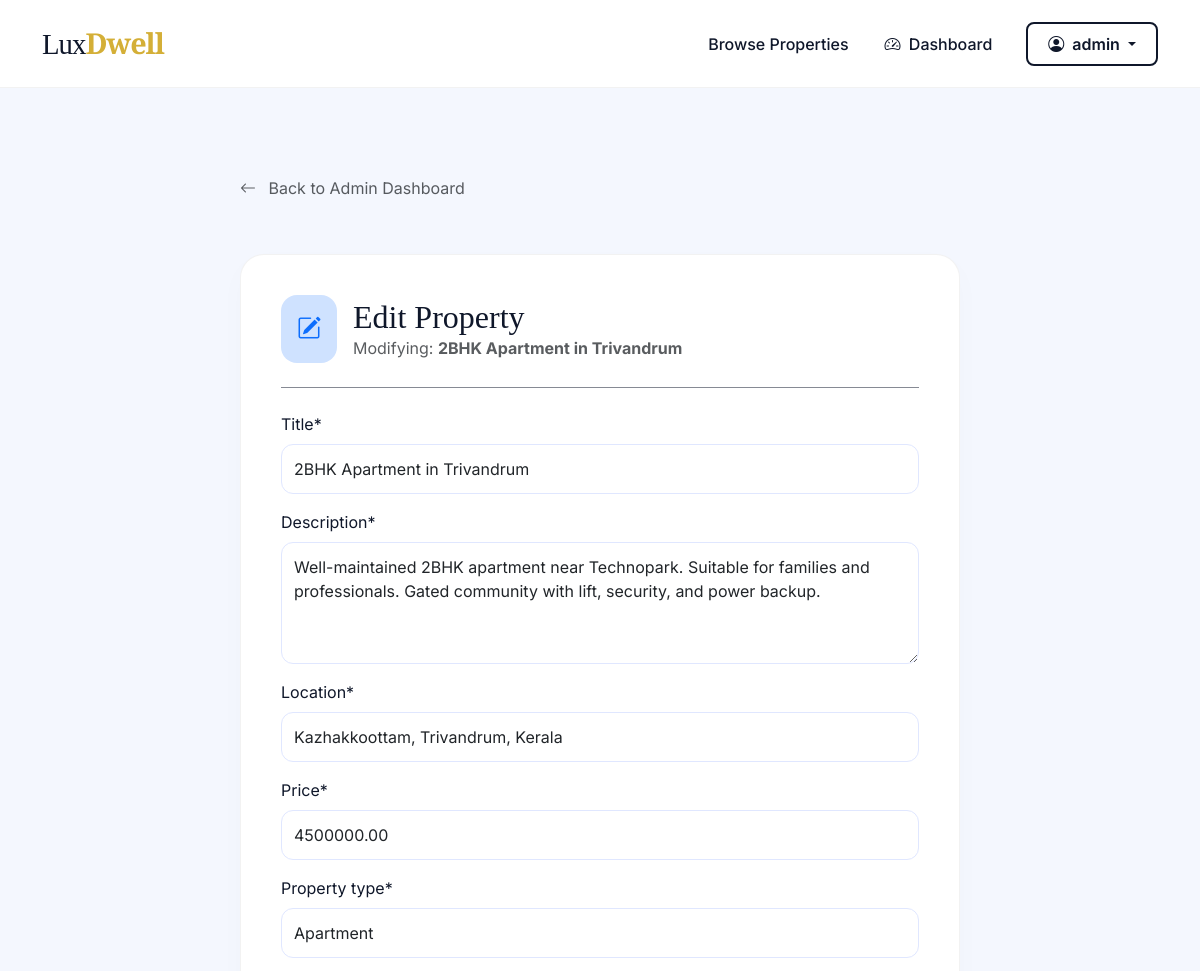
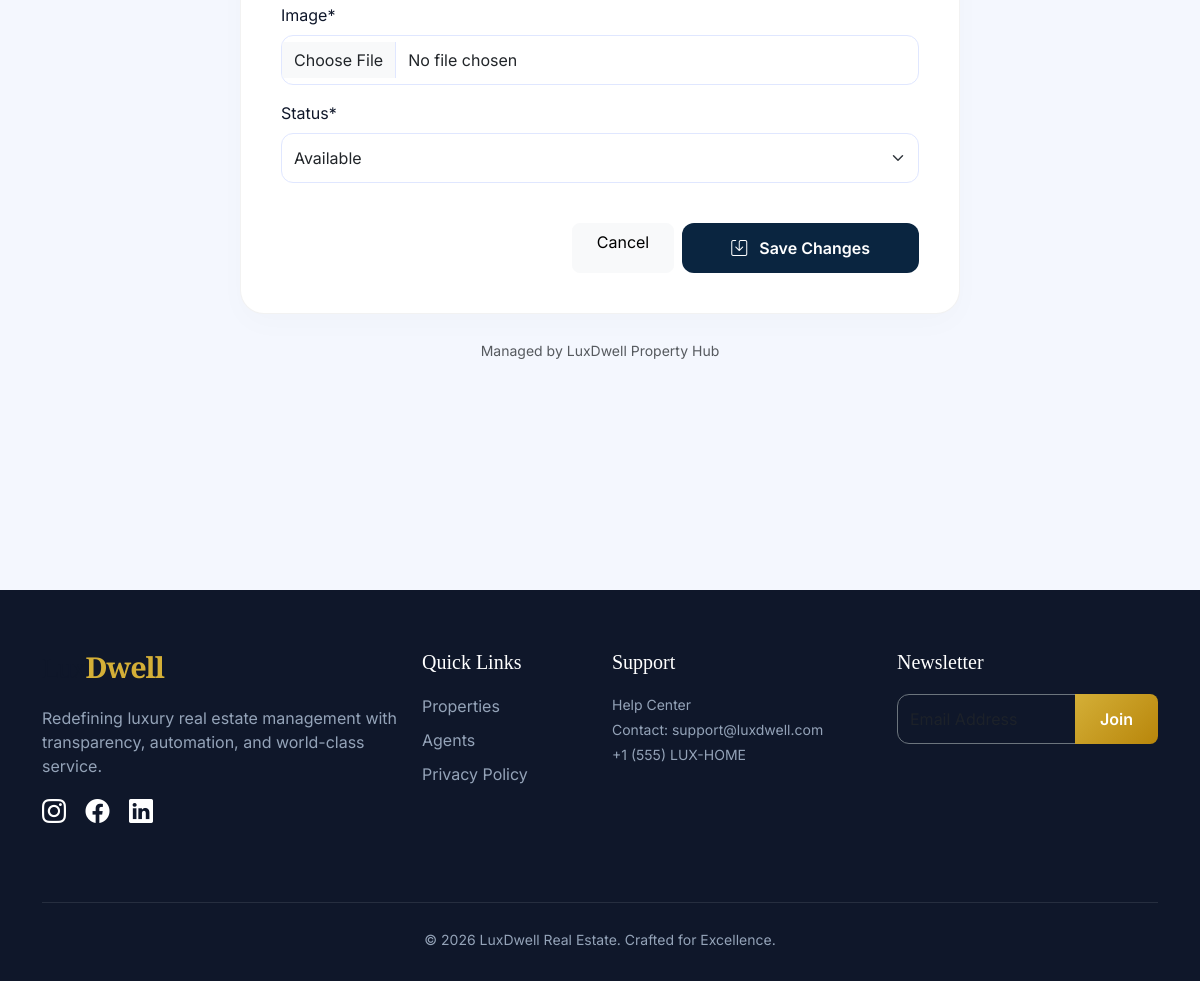
The page /admin-portal/property/edit/1/ (signed in) on the database its author committed (2 pictures, top to bottom).
### core/models.py (models this page shows, shortened)
class Property(models.Model):
    STATUS_CHOICES = [
        ('Available', 'Available'),
        ('Sold', 'Sold'),
        ('Rented', 'Rented'),
        ('Pending Approval', 'Pending Approval'),
    ]
    title = models.CharField(max_length=200)
    description = models.TextField()
    location = models.CharField(max_length=100)
    price = models.DecimalField(max_digits=12, decimal_places=2)
    property_type = models.CharField(max_length=50)
    image = models.ImageField(upload_to='properties/', default='default.jpg')
    panorama_360 = models.ImageField(upload_to='panoramas/', null=True, blank=True, help_text="Upload an equirectangular 360-degree image")
    status = models.CharField(max_length=20, choices=STATUS_CHOICES, default='Available')
    ddress = models.CharField(max_length=255, null=True, blank=True)
    map_url = models.URLField(max_length=500, null=True, blank=True, help_text="Link from Google Maps")
    owner = models.ForeignKey(User, on_delete=models.CASCADE, related_name='owned_properties', null=True, blank=True)
    agent = models.ForeignKey(User, on_delete=models.SET_NULL, related_name='managed_listings', null=True, blank=True)
    is_approved = models.BooleanField(default=False)

### core/views.py (the view)
# urls.py: path('admin-portal/property/edit/<int:property_id>/', views.admin_edit_property, name='admin_edit_property'),
@staff_member_required
def admin_edit_property(request, property_id):
    prop = get_object_or_404(Property, id=property_id)
    form = PropertyForm(request.POST or None, request.FILES or None, instance=prop)
    if form.is_valid():
        form.save()
        return redirect('custom_admin')
    return render(request, 'core/edit_property.html', {'form': form, 'property': prop})

### core/forms.py
class PropertyForm(forms.ModelForm):
    class Meta:
        model = Property
        fields = ['title', 'description', 'location', 'price', 'property_type', 'image', 'status']
        widgets = {
            'title': forms.TextInput(attrs={'class': 'form-control'}),
            'description': forms.Textarea(attrs={'class': 'form-control', 'rows': 4}),
            'location': forms.TextInput(attrs={'class': 'form-control'}),
            'price': forms.NumberInput(attrs={'class': 'form-control'}),
            'property_type': forms.TextInput(attrs={'class': 'form-control', 'placeholder': 'e.g. Apartment, Villa'}),
            'image': forms.FileInput(attrs={'class': 'form-control'}),
            'status': forms.Select(attrs={'class': 'form-control'}),
        }

### core/templates/core/edit_property.html (shortened to what this page needs)
{% extends 'core/base.html' %}
{% load crispy_forms_tags %}
{% block content %}
<div class="container py-5">
    <div class="row justify-content-center">
        <div class="col-lg-8">
            <a href="{% url 'custom_admin' %}" class="text-decoration-none text-muted mb-4 d-inline-block">
                <i class="bi bi-arrow-left me-2"></i> Back to Admin Dashboard
            </a>
            <div class="edit-card fade-in">
                <div class="d-flex align-items-center mb-4">
                    <div class="bg-primary-subtle p-3 rounded-4 me-3">
                        <i class="bi bi-pencil-square text-primary fs-4"></i>
                    </div>
                    <div>
                        <h2 class="font-playfair m-0">Edit Property</h2>
                        <p class="text-muted m-0">Modifying: <strong>{{ property.title }}</strong></p>
                    </div>
                </div>
                <hr class="mb-4 opacity-50">
                <form method="POST" enctype="multipart/form-data">
                    <div class="row">
                        {{ form|crispy }}
                    </div>
                    <div class="d-grid gap-2 d-md-flex justify-content-md-end mt-4">
                        <a href="{% url 'custom_admin' %}" class="btn btn-light px-4 rounded-3">Cancel</a>
                        <button type="submit" class="btn btn-update px-5">
                            <i class="bi bi-save me-2"></i> Save Changes
                        </button>
                    </div>
                </form>
            </div>
            <div class="text-center mt-4">
                <small class="text-muted">Managed by LuxDwell Property Hub</small>
            </div>
        </div>
    </div>
</div>
{% endblock %}

### core/templates/core/base.html (shortened to what this page needs)
<!DOCTYPE html>
<html lang="en">
<head>
    <link href="https://cdn.jsdelivr.net/npm/bootstrap@5.3.0/dist/css/bootstrap.min.css" rel="stylesheet">
    <link rel="stylesheet" href="https://cdn.jsdelivr.net/npm/bootstrap-icons@1.11.1/font/bootstrap-icons.css">
</head>
<body>
    <nav class="navbar navbar-expand-lg sticky-top">
        <div class="container">
            <a class="navbar-brand" href="{% url 'home' %}">Lux<b>Dwell</b></a>
            <div class="collapse navbar-collapse" id="navbarNav">
    <ul class="navbar-nav ms-auto align-items-center">
        {% if request.resolver_match.url_name != 'login' and request.resolver_match.url_name != 'register' %}
            <li class="nav-item"><a class="nav-link" href="{% url 'home' %}">Browse Properties</a></li>
        {% endif %}
        {% if user.is_authenticated %}
            <li class="nav-item">
                <a class="nav-link" href="{% if user.profile.role == 'agent' %}{% url 'agent_dashboard' %}{% else %}{% url 'user_dashboard' %}{% endif %}">
                    <i class="bi bi-speedometer2 me-1"></i> Dashboard
                </a>
            </li>
            <li class="nav-item ms-lg-3">
                <div class="dropdown">
                    <button class="btn btn-outline-navy dropdown-toggle" type="button" data-bs-toggle="dropdown">
                        <i class="bi bi-person-circle me-1"></i> {{ user.username }}
                    </button>
                </div>
            </li>
        {% endif %}
    </ul>
</div>
        </div>
    </nav>
    <div class="container main-content fade-in">
        {% block content %}{% endblock %}
    </div>
    <footer class="footer">
        <div class="container">
            <div class="row">
                <div class="col-lg-4 mb-4">
                    <h5 class="navbar-brand text-white">Lux<b>Dwell</b></h5>
                    <p>Redefining luxury real estate management with transparency, automation, and world-class service.</p>
                    <div class="social-icons">
                        <a href="#"><i class="bi bi-instagram"></i></a>
                        <a href="#"><i class="bi bi-facebook"></i></a>
                        <a href="#"><i class="bi bi-linkedin"></i></a>
                    </div>
                </div>
                <div class="col-lg-2 mb-4">
                    <h5>Quick Links</h5>
                    <a href="{% url 'home' %}" class="footer-link">Properties</a>
                    <a href="#" class="footer-link">Agents</a>
                    <a href="#" class="footer-link">Privacy Policy</a>
                </div>
                <div class="col-lg-3 mb-4">
                    <h5>Support</h5>
                    <p class="small mb-1">Help Center</p>
                    <p class="small mb-1">Contact: support@luxdwell.com</p>
                    <p class="small">+1 (555) LUX-HOME</p>
                </div>
                <div class="col-lg-3">
                    <h5>Newsletter</h5>
                    <div class="input-group mb-3">
                        <input type="text" class="form-control bg-transparent border-secondary text-white" placeholder="Email Address">
                        <button class="btn btn-gold" type="button">Join</button>
                    </div>
                </div>
            </div>
            <hr class="border-secondary mt-5">
            <div class="text-center mt-4">
                <small>&copy; 2026 LuxDwell Real Estate. Crafted for Excellence.</small>
            </div>
        </div>
    </footer>
</body>
</html>

### core/templates/core/base.html (style rules this page uses)
:root { --primary-gold: #D4AF37; --dark-navy: #0F172A; --soft-gray: #F8FAFC; --accent-gold: #B8860B; --glass: rgba(255, 255, 255, 0.95); }
body { font-family: 'Inter', sans-serif; background-color: var(--soft-gray); color: var(--dark-navy); overflow-x: hidden; }
h1, h2, h3, .navbar-brand { font-family: 'Playfair Display', serif; }
.navbar { background: var(--glass) !important; backdrop-filter: blur(10px); border-bottom: 1px solid rgba(0,0,0,0.05); padding: 1rem 0; transition: all 0.3s ease; }
.navbar-brand { font-size: 1.8rem; letter-spacing: -1px; color: var(--dark-navy) !important; }
.navbar-brand b { color: var(--primary-gold); }
.nav-link { font-weight: 500; color: var(--dark-navy) !important; margin: 0 10px; position: relative; }
.nav-link::after { content: ''; position: absolute; width: 0; height: 2px; bottom: 0; left: 0; background-color: var(--primary-gold); transition: width 0.3s ease; }
.btn-gold { background: linear-gradient(135deg, var(--primary-gold), var(--accent-gold)); color: white !important; border: none; padding: 10px 25px; border-radius: 8px; font-weight: 600; transition: transform 0.2s ease, box-shadow 0.2s ease; }
.btn-outline-navy { border: 2px solid var(--dark-navy); color: var(--dark-navy); font-weight: 600; border-radius: 8px; padding: 8px 20px; }
.main-content { padding-top: 40px; padding-bottom: 80px; }
.footer { background-color: var(--dark-navy); color: #94A3B8; padding: 60px 0 30px; margin-top: 100px; }
.footer h5 { color: white; font-family: 'Playfair Display', serif; margin-bottom: 20px; }
.footer-link { color: #94A3B8; text-decoration: none; display: block; margin-bottom: 10px; transition: color 0.2s; }
.social-icons a { font-size: 1.5rem; margin-right: 15px; color: white; transition: color 0.2s; }
.fade-in { animation: fadeIn 0.8s ease-in; }

### core/templates/core/edit_property.html (style rules this page uses)
:root { --admin-bg: #f4f7fe; --navy: #0a2540; }
body { background-color: var(--admin-bg); }
.edit-card { background: white; border-radius: 24px; border: 1px solid rgba(0,0,0,0.05); padding: 40px; margin-top: 30px; box-shadow: 0 10px 30px rgba(0,0,0,0.02); }
.form-control { border-radius: 12px; padding: 12px; border: 1px solid #e0e7ff; }
.btn-update { background-color: var(--navy); color: white; border-radius: 12px; padding: 12px 30px; font-weight: 600; transition: 0.3s; }

### rows shown on the page
Property: title "2BHK Apartment in Trivandrum", description "Well-maintained 2BHK apartment near Technopark. Suitable for families and professionals. Gated community with lift, security, and power backup.", location "Kazhakkoottam, Trivandrum, Kerala", price "4500000.00", property_type "Apartment", status "Available"

### other values the page prints
{{ user.username }} "admin"
